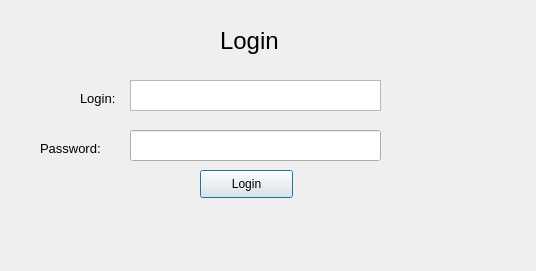
<?xml version="1.0" encoding="UTF-8"?>
<ui version="4.0">
 <class>Dialog</class>
 <widget class="QDialog" name="Dialog">
  <property name="geometry">
   <rect>
    <x>0</x>
    <y>0</y>
    <width>536</width>
    <height>271</height>
   </rect>
  </property>
  <property name="windowTitle">
   <string>Dialog</string>
  </property>
  <widget class="QTextEdit" name="LoginInput">
   <property name="geometry">
    <rect>
     <x>130</x>
     <y>80</y>
     <width>251</width>
     <height>31</height>
    </rect>
   </property>
  </widget>
  <widget class="QLabel" name="label">
   <property name="geometry">
    <rect>
     <x>220</x>
     <y>20</y>
     <width>91</width>
     <height>41</height>
    </rect>
   </property>
   <property name="font">
    <font>
     <pointsize>18</pointsize>
    </font>
   </property>
   <property name="text">
    <string>Login</string>
   </property>
  </widget>
  <widget class="QLabel" name="label_2">
   <property name="geometry">
    <rect>
     <x>80</x>
     <y>90</y>
     <width>55</width>
     <height>16</height>
    </rect>
   </property>
   <property name="font">
    <font>
     <pointsize>10</pointsize>
    </font>
   </property>
   <property name="text">
    <string>Login:</string>
   </property>
  </widget>
  <widget class="QLabel" name="label_3">
   <property name="geometry">
    <rect>
     <x>40</x>
     <y>140</y>
     <width>81</width>
     <height>16</height>
    </rect>
   </property>
   <property name="font">
    <font>
     <pointsize>10</pointsize>
    </font>
   </property>
   <property name="text">
    <string>Password:</string>
   </property>
  </widget>
  <widget class="QPushButton" name="login_Button">
   <property name="geometry">
    <rect>
     <x>200</x>
     <y>170</y>
     <width>93</width>
     <height>28</height>
    </rect>
   </property>
   <property name="text">
    <string>Login</string>
   </property>
  </widget>
  <widget class="QLabel" name="login_error_Label">
   <property name="geometry">
    <rect>
     <x>140</x>
     <y>220</y>
     <width>221</width>
     <height>20</height>
    </rect>
   </property>
   <property name="text">
    <string/>
   </property>
  </widget>
  <widget class="QLineEdit" name="lineEdit">
   <property name="geometry">
    <rect>
     <x>130</x>
     <y>130</y>
     <width>251</width>
     <height>31</height>
    </rect>
   </property>
   <property name="echoMode">
    <enum>QLineEdit::Password</enum>
   </property>
  </widget>
 </widget>
 <resources/>
 <connections/>
</ui>
